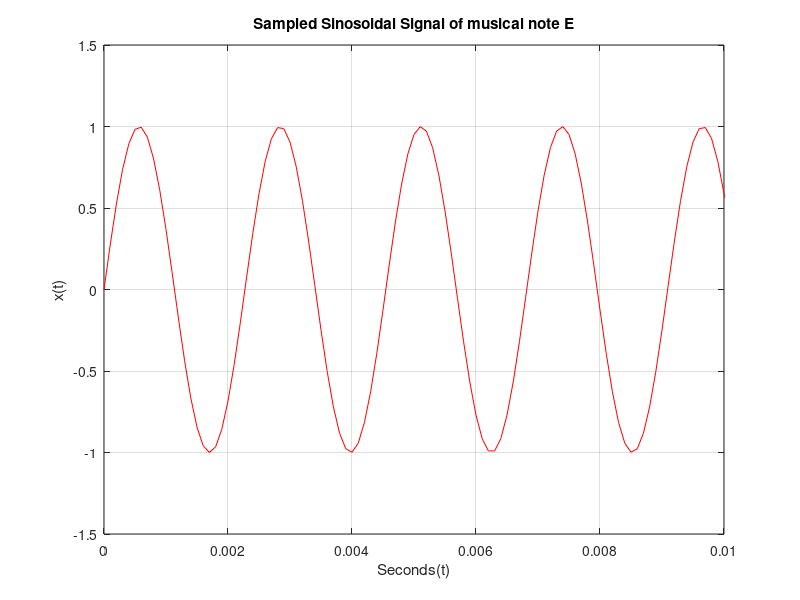

MATLAB code for this plot:
%%%%%%%%%%%%%%%%%%%%%%%%%%%%%%%
a = 1; %frequency multiplier
f0 = a*440; %440 fundemental frequency
w0 = 2*pi*f0;
Ts = 0.0001; %time interval between samples
n=0:Ts:3-Ts; % sample space
x1=sin(w0*n); % signal (sampled)
%set = 0.01/30000;
%t=0:set:0.01-set;
plot(n,x1,'-r');
xlim([0 0.01]);
ylim([-1.5 1.5]);
grid on;
xlabel('Seconds(t)');
ylabel('x(t)');
title('Sampled Sinosoidal Signal of musical note E');
sound(x1);
%%%%%%%%%%%%%%%%%%%%%%%%%%%%%%%
